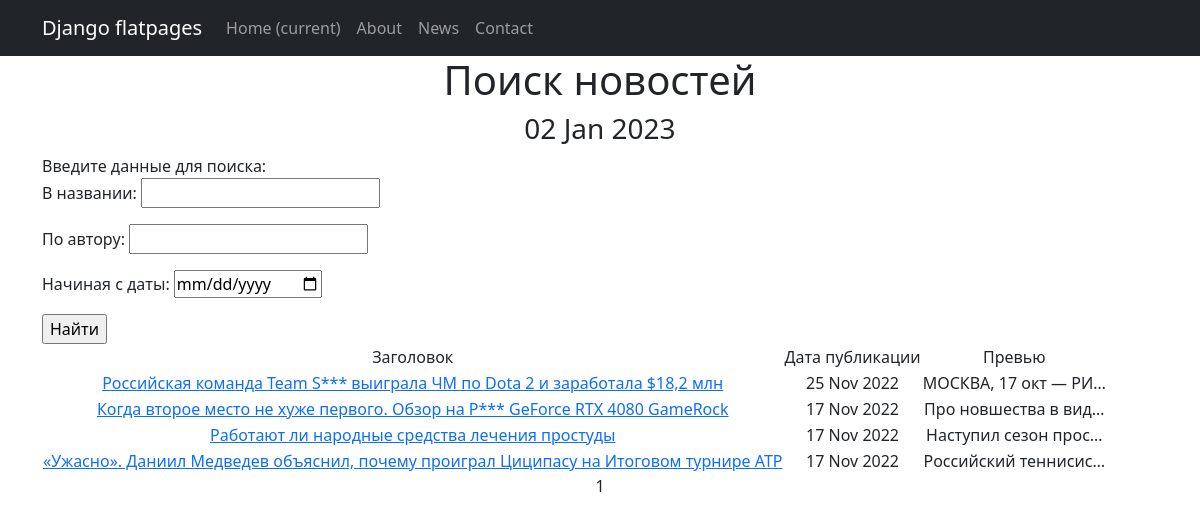
The page /newspaper/search on the database as committed earlier.
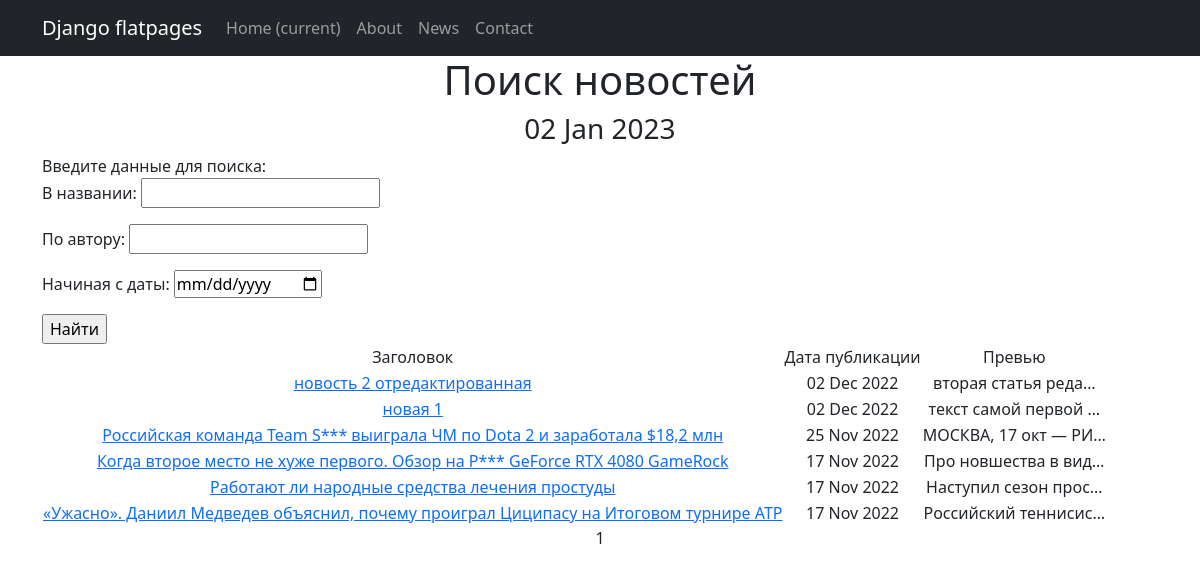
The same page on the database as committed later.
### news_app/models.py (models this page shows, shortened)
class Post(models.Model):
    date_time_in = models.DateTimeField(auto_now_add=True)
    is_news = models.BooleanField(default=True)  # True - новость, False - статья
    title = models.CharField(max_length=255)
    text = models.TextField()
    rating = models.IntegerField(default=0)
    author = models.ForeignKey('Author', on_delete=models.CASCADE)
    category = models.ManyToManyField('Category', through='PostCategory')

### news_app/views.py (the view)
# urls.py: path('search', PostSearchList.as_view(), name='news_search'),
class PostSearchList(ListView):
    model = Post
    ordering = '-date_time_in'
    template_name = 'news_search.html'
    context_object_name = 'news_list'
    paginate_by = 10
    def get_queryset(self):
        queryset = super().get_queryset()
        self.filterset = PostFilter(self.request.GET, queryset)
        return self.filterset.qs
    def get_context_data(self, **kwargs):
        context = super().get_context_data(**kwargs)
        context['filterset'] = self.filterset
        return context

### news_app/templatetags/custom_filters.py (called while the page is built)
@register.filter()
def censor(value):
   try:
      if not isinstance(value, str):
         raise CensorException("Error: is not a text")
      for word in CENSORED_WORDS:
         if word in value:
            value = value.replace(word, word[:1]+"***")
         if word.capitalize() in value:
            value = value.replace(word.capitalize(), word.capitalize()[:1]+"***")
      return value
   except CensorException as e:
      print (e)

### news_app/templatetags/custom_tags.py (called while the page is built)
@register.simple_tag()
def current_time(format_string='%b %d %Y'):
   return datetime.utcnow().strftime(format_string)

### templates/news_search.html (shortened to what this page needs)
{% extends 'flatpages/default.html' %}
{% load custom_filters %}
{% load custom_tags %}
{% block content %}
   <h1>Поиск новостей</h1>
    <h3>{% current_time '%d %b %Y' %}</h3>
   <div align="left">
       Введите данные для поиска:
        <form action="" method="get">
           {{ filterset.form.as_p }}
           <input type="submit" value="Найти" />
       </form>
   </div>
   {% if news_list %}
       <table>
           <tr>
               <td>Заголовок</td>
               <td>Дата публикации</td>
               <td>Превью</td>
           </tr>
           {% for news in news_list %}
           <tr>
               <td><a href="{{ news.id }}">{{ news.title|censor }}</a></td>
               <td>{{ news.date_time_in | date:'d M Y' }}</td>
               <td>{{ news.text | truncatechars:20 }}</td>
           </tr>
           {% endfor %}
       </table>
   {% else %}
       <h2>Новостей нет!</h2>
   {% endif %}
   {{ page_obj.number }}
{% endblock content %}

Rows that differ between the two databases and show on the page:
added Post: title|censor "новость 2 отредактированная", date_time_in "02 Dec 2022", text "вторая статья реда…"
added Post: title|censor "новая 1", date_time_in "02 Dec 2022", text "текст самой первой …"
